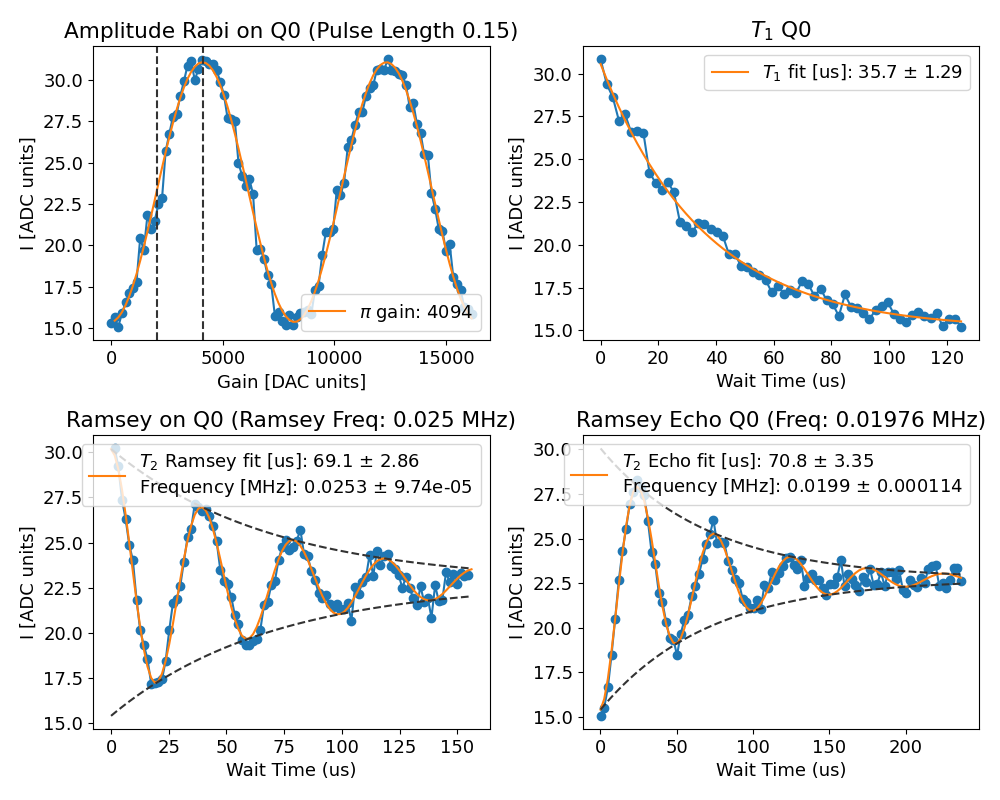
#> input picture qubit0_tuneup_20241206_1503.png, 1000 x 800 px
$ python -i readout_helpers.py   (imports and definitions only)
#> lines starting #> are read from the running program, lines starting #| are printed output that depends on the picture
"""
Readout Helpers Module
======================

This module provides utilities for analyzing and visualizing quantum readout data.
It includes tools for:
- Histogram generation and analysis
- IQ data rotation and processing
- Gaussian fitting of state distributions
- Fidelity calculation between quantum states
- Modeling T1 decay effects on readout signals
"""

import numpy as np
import matplotlib.pyplot as plt
from scipy.optimize import curve_fit
from scipy.special import erf
from copy import deepcopy
import seaborn as sns
import datetime

# Standard colors for plotting
BLUE = "#4053d3"  # Color for ground state
RED = "#b51d14"   # Color for excited state
GREEN = "#2ca02c"  # Color for f state

# Default plot settings
DEFAULT_ALPHA = 0.25
DEFAULT_MARKER_SIZE = 0.7
DEFAULT_BINS = 100


#------------------------------------------------------------------------------
# Basic Utility Functions
#------------------------------------------------------------------------------

# [278 lines left out: functions rotate, full_rotate, make_hist, gaussian, two_gaussians, distfn and 3 more, not called in this run]


#------------------------------------------------------------------------------
# Single Shot Analysis Functions
#------------------------------------------------------------------------------

def hist(data, plot=True, span=None, ax=None, verbose=False, qubit=0):
    """
    Analyze and visualize IQ data histograms for quantum state discrimination.

    This function:
    1. Rotates IQ data to maximize separation along I-axis
    2. Computes optimal threshold for state discrimination
    3. Calculates readout fidelity
    4. Optionally plots the results

    Parameters
    ----------
    data : dict
        Dictionary containing 'Ig', 'Qg', 'Ie', 'Qe' arrays and optionally 'If', 'Qf'
    plot : bool, optional
        Whether to plot the results, default is True
    span : float, optional
        Histogram limit is the mean +/- span, default is auto-determined
    ax : list of matplotlib.axes, optional
        Axes for plotting, default is to create new axes
    verbose : bool, optional
        Whether to print detailed information, default is False
    qubit : int, optional
        Qubit index for plot title, default is 0

    Returns
    -------
    tuple
        Parameters dictionary and figure handle (if plot=True)

    Notes
    -----
    The f state analysis is currently not fully implemented.
    """
    # Extract IQ data for ground and excited states
    Ig = data["Ig"]
    Qg = data["Qg"]
    Ie = data["Ie"]
    Qe = data["Qe"]

    # Check if f state data is available
    if "If" in data.keys():
        plot_f = True
        If = data["If"]
        Qf = data["Qf"]
    else:
        plot_f = False

    # Number of bins for histograms
    numbins = 100

    # Calculate median positions of each state
    xg, yg = np.median(Ig), np.median(Qg)
    xe, ye = np.median(Ie), np.median(Qe)
    if plot_f:
        xf, yf = np.median(If), np.median(Qf)

    # Print unrotated data statistics if verbose
    if verbose:
        print("Unrotated:")
        print(
            f"Ig {xg:0.3f} +/- {np.std(Ig):0.3f} \t Qg {yg:0.3f} +/- {np.std(Qg):0.3f} \t Amp g {np.abs(xg+1j*yg):0.3f}"
        )
        print(
            f"Ie {xe:0.3f} +/- {np.std(Ie):0.3f} \t Qe {ye:0.3f} +/- {np.std(Qe):0.3f} \t Amp e {np.abs(xe+1j*ye):0.3f}"
        )
        if plot_f:
            print(
                f"If {xf:0.3f} +/- {np.std(If)} \t Qf {yf:0.3f} +/- {np.std(Qf):0.3f} \t Amp f {np.abs(xf+1j*yf):0.3f}"
            )

    # Compute the rotation angle to maximize separation along I-axis
    theta = -np.arctan2((ye - yg), (xe - xg))
    if plot_f:
        # Use g-f separation for rotation if f state is available
        theta = -np.arctan2((yf - yg), (xf - xg))

    # Rotate the IQ data
    Ig_new = Ig * np.cos(theta) - Qg * np.sin(theta)
    Qg_new = Ig * np.sin(theta) + Qg * np.cos(theta)

    Ie_new = Ie * np.cos(theta) - Qe * np.sin(theta)
    Qe_new = Ie * np.sin(theta) + Qe * np.cos(theta)

    if plot_f:
        If_new = If * np.cos(theta) - Qf * np.sin(theta)
        Qf_new = If * np.sin(theta) + Qf * np.cos(theta)

    # Calculate post-rotation median positions
    xg_new, yg_new = np.median(Ig_new), np.median(Qg_new)
    xe_new, ye_new = np.median(Ie_new), np.median(Qe_new)
    if plot_f:
        xf, yf = np.median(If_new), np.median(Qf_new)

    # Print rotated data statistics if verbose
    if verbose:
        print("Rotated:")
        print(
            f"Ig {xg_new:.3f} +/- {np.std(Ig):.3f} \t Qg {yg_new:.3f} +/- {np.std(Qg):.3f} \t Amp g {np.abs(xg_new+1j*yg_new):.3f}"
        )
        print(
            f"Ie {xe_new:.3f} +/- {np.std(Ie):.3f} \t Qe {ye_new:.3f} +/- {np.std(Qe):.3f} \t Amp e {np.abs(xe_new+1j*ye_new):.3f}"
        )
        if plot_f:
            print(
                f"If {xf:.3f} +/- {np.std(If)} \t Qf {yf:.3f} +/- {np.std(Qf):.3f} \t Amp f {np.abs(xf+1j*yf):.3f}"
            )

    # Determine histogram span if not provided
    if span is None:
        span = (
            np.max(np.concatenate((Ie_new, Ig_new)))
            - np.min(np.concatenate((Ie_new, Ig_new)))
        ) / 2

    # Set histogram limits
    xlims = [(xg_new + xe_new) / 2 - span, (xg_new + xe_new) / 2 + span]
    ylims = [yg_new - span, yg_new + span]

    # Lists to store fidelities and thresholds
    fids = []
    thresholds = []

    # Create histograms for ground and excited states
    ng, binsg = np.histogram(Ig_new, bins=numbins, range=xlims, density=True)
    ne, binse = np.histogram(Ie_new, bins=numbins, range=xlims, density=True)
    if plot_f:
        nf, binsf = np.histogram(If_new, bins=numbins, range=xlims)

    # Compute optimal threshold and fidelity for g-e discrimination
    contrast = np.abs(
        ((np.cumsum(ng) - np.cumsum(ne)) / (0.5 * ng.sum() + 0.5 * ne.sum()))
    )
    tind = contrast.argmax()
    thresholds.append(binsg[tind])
    fids.append(contrast[tind])

    # Calculate error rates for each state
    err_e = np.cumsum(ne)[tind]/ne.sum()  # Excited state misidentified as ground
    err_g = 1-np.cumsum(ng)[tind]/ng.sum()  # Ground state misidentified as excited

    # Compute thresholds and fidelities for f state if available
    if plot_f:
        # g-f discrimination
        contrast = np.abs(
            ((np.cumsum(ng) - np.cumsum(nf)) / (0.5 * ng.sum() + 0.5 * nf.sum()))
        )
        tind = contrast.argmax()
        thresholds.append(binsg[tind])
        fids.append(contrast[tind])

        # e-f discrimination
        contrast = np.abs(
            ((np.cumsum(ne) - np.cumsum(nf)) / (0.5 * ne.sum() + 0.5 * nf.sum()))
        )
        tind = contrast.argmax()
        thresholds.append(binsg[tind])
        fids.append(contrast[tind])

    # Plot settings
    m = DEFAULT_MARKER_SIZE
    a = DEFAULT_ALPHA

    # Create plots if requested
    if plot:
        if ax is None:
            # Create new figure with 2x2 subplots
            fig, axs = plt.subplots(nrows=2, ncols=2, figsize=(10, 6))
            ax = [axs[0,1], axs[1,0]]

            # Plot unrotated IQ data
            axs[0, 0].plot(Ig, Qg, ".", label="g", color=BLUE, alpha=a, markersize=m)
            axs[0, 0].plot(Ie, Qe, ".", label="e", color=RED, alpha=a, markersize=m)
            if plot_f:
                axs[0, 0].plot(If, Qf, ".", label="f", color=GREEN, alpha=a, markersize=m)

            # Mark median positions
            axs[0, 0].plot(xg, yg, color="k", marker="o")
            axs[0, 0].plot(xe, ye, color="k", marker="o")
            if plot_f:
                axs[0, 0].plot(xf, yf, color="k", marker="o")

            axs[0,0].set_xlabel('I (ADC levels)')
            axs[0, 0].set_ylabel("Q (ADC levels)")
            axs[0, 0].legend(loc="upper right")
            axs[0, 0].set_title("Unrotated")
            axs[0, 0].axis("equal")
            set_fig=True

            # Plot log histogram
            bin_cent = (binsg[1:] + binsg[:-1]) / 2
            axs[1,1].semilogy(bin_cent, ng, color=BLUE)
            bin_cent = (binse[1:] + binse[:-1]) / 2
            axs[1,1].semilogy(bin_cent, ne, color=RED)
            axs[1,1].set_title('Log Histogram')
            axs[1, 1].set_xlabel("I (ADC levels)")
            axs[0, 0].set_xlabel("I (ADC levels)")

            plt.subplots_adjust(hspace=0.25, wspace=0.15)
            if qubit is not None:
                fig.suptitle(f"Single Shot Histogram Analysis Q{qubit}")
        else:
            set_fig=False
            fig = None

        # Plot rotated IQ data
        ax[0].plot(Ig_new, Qg_new, ".", label="g", color=BLUE, alpha=a, markersize=m)
        ax[0].plot(Ie_new, Qe_new, ".", label="e", color=RED, alpha=a, markersize=m)
        if plot_f:
            ax[0].plot(If_new, Qf_new, ".", label="f", color=GREEN, alpha=a, markersize=m)

        # Add text annotation with state positions
        ax[0].text(0.95, 0.95, f'g: {xg_new:.2f}\ne: {xe_new:.2f}',
                   transform=ax[0].transAxes, fontsize=10,
                   verticalalignment='top', horizontalalignment='right',
                   bbox=dict(facecolor='white', alpha=0.5))

        ax[0].set_xlabel('I (ADC levels)')
        lgnd=ax[0].legend(loc='lower right')
        ax[0].set_title("Angle: {:.2f}$^\circ$".format(theta * 180 / np.pi))
        ax[0].axis("equal")

        # Plot histogram with fits
        ax[1].set_ylabel("Probability")
        ax[1].set_xlabel("I (ADC levels)")
        ax[1].set_title(f"Histogram (Fidelity g-e: {100*fids[0]:.3}%)")

        # Plot threshold line
        ax[1].axvline(thresholds[0], color="0.2", linestyle="--")

        # Plot histograms and fits
        if 'vhg' in data and 'histg' in data:
            ax[1].plot(data["vhg"], data["histg"], '.-', color=BLUE, markersize=0.5, linewidth=0.3)
            ax[1].fill_between(data["vhg"], data["histg"], color=BLUE, alpha=0.3)
            ax[1].fill_between(data["vhe"], data["histe"], color=RED, alpha=0.3)
            ax[1].plot(data["vhe"], data["histe"], '.-', color=RED, markersize=0.5, linewidth=0.3)

            # Plot fitted curves
            if 'paramsg' in data and 'vg' in data and 've' in data and 'sigma' in data and 'tm' in data:
                ax[1].plot(data["vhg"], gaussian(data["vhg"], 1, *data['paramsg']), 'k', linewidth=1)
                ax[1].plot(data["vhe"], excited_func(data["vhe"], data['vg'], data['ve'], data['sigma'], data['tm']), 'k', linewidth=1)

                # Add text annotation with fit parameters
                sigma = data['sigma']
                tm = data['tm']
                txt = f"Threshold: {thresholds[0]:.2f}"
                txt += f" \n Width: {sigma:.2f}"
                txt += f" \n $T_m/T_1$: {tm:.2f}"
                ax[1].text(0.025, 0.965, txt,
                       transform=ax[1].transAxes, fontsize=10,
                       verticalalignment='top', horizontalalignment='left',
                       bbox=dict(facecolor='none', edgecolor='black', alpha=0.5))

        # Plot f state if available
        if plot_f:
            nf, binsf, pf = ax[1].hist(
                If_new, bins=numbins, range=xlims, color=GREEN, label="f", alpha=0.5
            )
            ax[1].axvline(thresholds[1], color="0.2", linestyle="--")
            ax[1].axvline(thresholds[2], color="0.2", linestyle="--")

        if set_fig:
            fig.tight_layout()

        plt.show()
    else:
        fig = None
        # Create histograms without plotting
        ng, binsg = np.histogram(Ig_new, bins=numbins, range=xlims)
        ne, binse = np.histogram(Ie_new, bins=numbins, range=xlims)
        if plot_f:
            nf, binsf = np.histogram(If_new, bins=numbins, range=xlims)

    # Return parameters and figure handle
    params = {
        'fids': fids,
        'thresholds': thresholds,
        'angle': theta * 180 / np.pi,
        'ig': xg_new,
        'ie': xe_new,
        'err_e': err_e,
        'err_g': err_g
    }
    return params, fig


# [207 lines left out: functions fit_single_shot, plot_reset, not called in this run]

>>> import cv2
>>> picture = cv2.imread('../qubit0_tuneup_20241206_1503.png', cv2.IMREAD_GRAYSCALE)
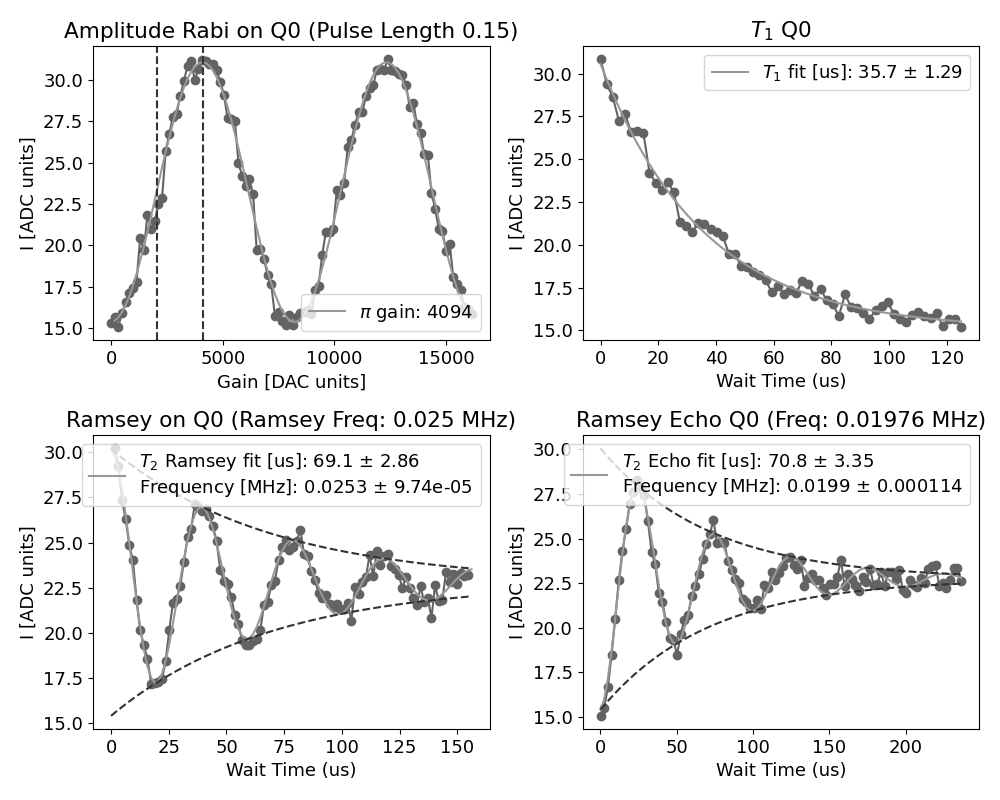
#> picture: shape (800, 1000); min 0, max 255, mean 240.6
>>> result = hist(picture)
#> (the run stopped early here; a loop or call above may not have finished)

$ run again, on qubit0_tuneup_20241206_2130.png
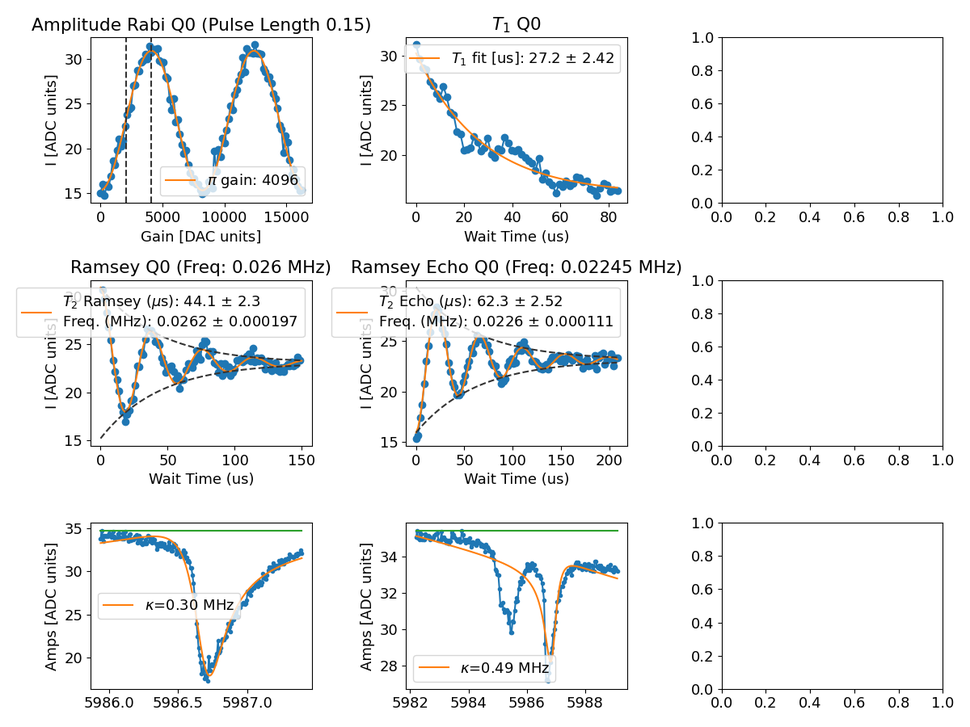
#> input picture qubit0_tuneup_20241206_2130.png, 970 x 727 px, shrunk from 1200 x 900 before the run
#> `picture = cv2.imread('../qubit0_tuneup_20241206_1503.png', cv2.IMREAD_..`:
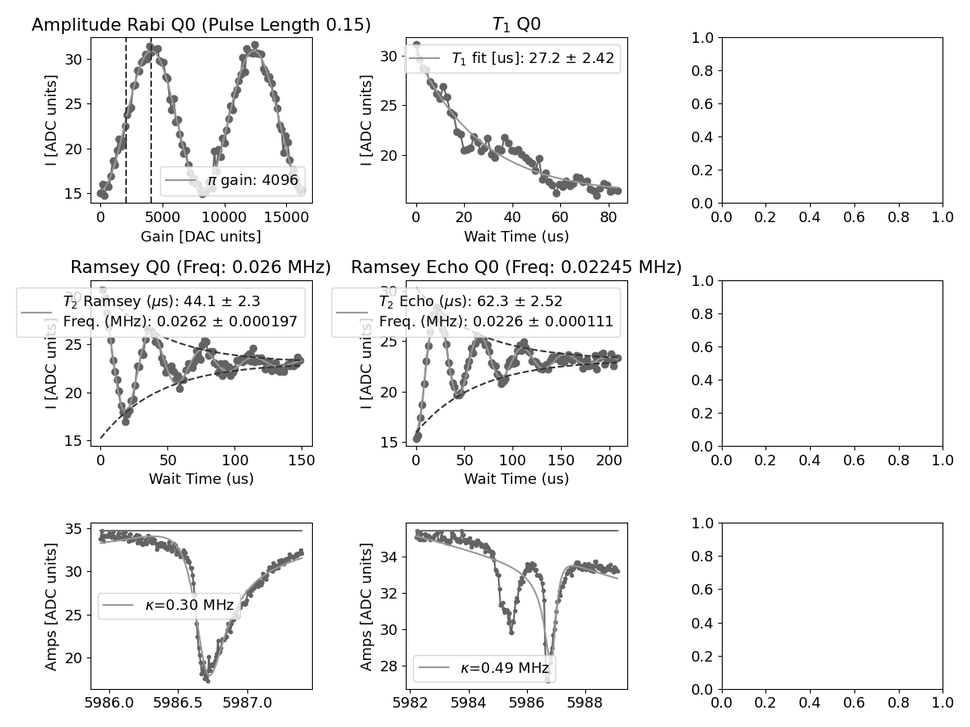
#> picture: shape (727, 970); min 0, max 255, mean 242

$ run again, on qubit0_tuneup_20241207_0529.png
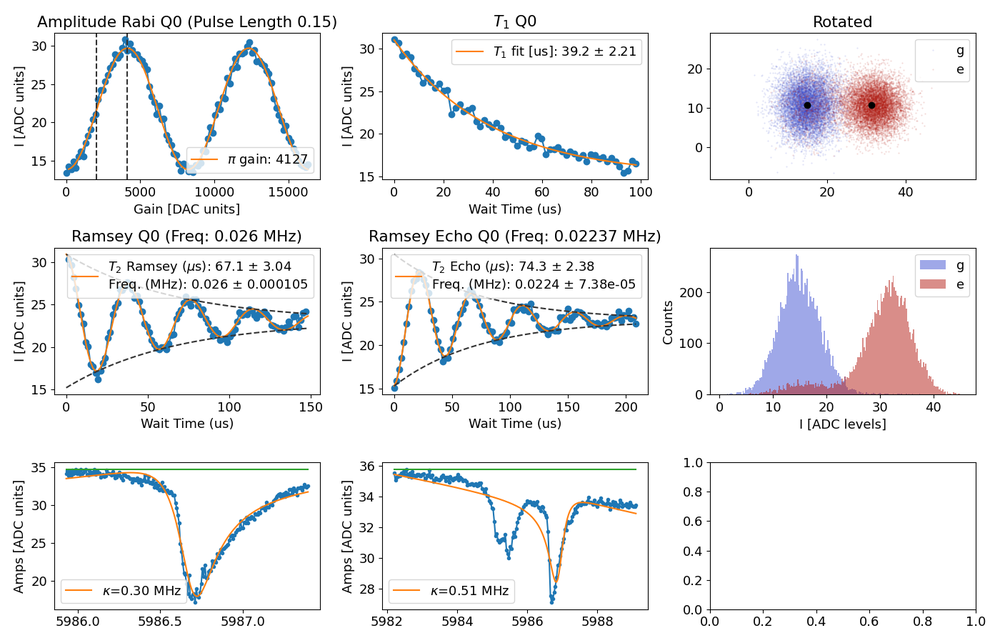
#> input picture qubit0_tuneup_20241207_0529.png, 1000 x 643 px, shrunk from 1400 x 900 before the run
#> `picture = cv2.imread('../qubit0_tuneup_20241206_1503.png', cv2.IMREAD_..`:
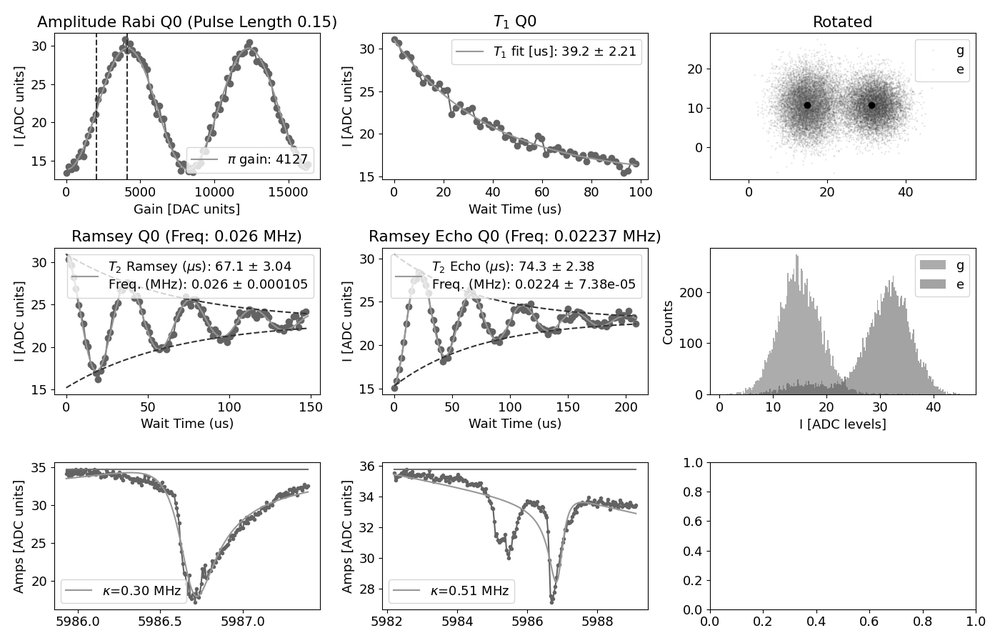
#> picture: shape (643, 1000); min 0, max 255, mean 239.8
